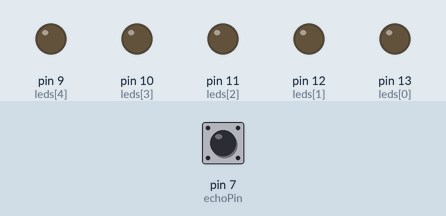
Bench run of a sketch on a simulated Arduino Uno, built with avr-gcc and run on an emulated ATmega328P. Shown: output pins drawn as LEDs (lit = HIGH). The inputs (shaded band) are chosen by the test bench; at power-on: pin 7 (echoPin) LOW. Pins used as bus, display or sensor lines are not drawn; what the sketch prints to the serial monitor is not drawn.

Above: at 1.2 s.
1.3 s: pin 7 (echoPin) pulsed HIGH 2 times (0.12 s each, 0.3 s apart)
At 2.4 s:
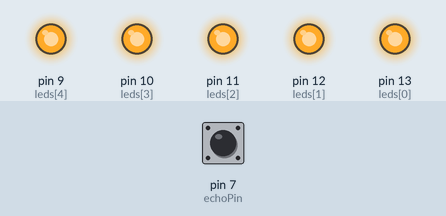
Timing chart, 0 to 4.7 s (numbered marks = the images above; inputs shaded):
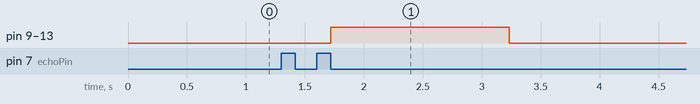

The sketch:

Lab5-UltraSonic-Q2.ino
```cpp
int trigPin = 6;
int echoPin = 7;
int leds[5] = { 13, 12, 11, 10, 9 };
int lightLeds[5] = { 0, 0, 0, 0, 0 };

int distance = 0;
long duration;

void setup() {
  // have trig as output and echo as input
  pinMode(trigPin, OUTPUT);
  pinMode(echoPin, INPUT);
  // Set leds as output
  for (int i = 0; i < 5; i++) {
    pinMode(leds[i], OUTPUT);
  }
  Serial.begin(9600);
}

void loop() {


  digitalWrite(trigPin, LOW);
  delay(2);

  // releases sound wave with a delay of 10 milliseconds
  digitalWrite(trigPin, HIGH);
  delay(10);
  digitalWrite(trigPin, LOW);

  // returns the sound wave travel time
  duration = pulseIn(echoPin, HIGH);

  distance = duration * 0.034 / 2;  // calculates distance in cm
  Serial.println(distance);
  Serial.print("cm");

  // use switch case
  // for every 20 cm a led will light up
  // 5 leds lit up will equate to 100cm

  // use seperate array and in the switch case set the leds that light up to 1 and those
  // that should be off to 0
  // the code will check if it's 1 or 0 to light up the leds
  if (distance >= 0 && distance < 20) {
    for (int i = 0; i < 5; i++) {
      lightLeds[i] = 0;
    }
  } else if (distance >= 20 && distance < 40) {
    for (int i = 0; i < 5; i++) {
      if (i == 0) {
        lightLeds[i] = 1;
      } else {
        lightLeds[i] = 0;
      }
    }
  } else if (distance >= 40 && distance < 60) {
    for (int i = 0; i < 5; i++) {
      if (i >= 0 && i <= 1) {
        lightLeds[i] = 1;
      } else {
        lightLeds[i] = 0;
      }
    }
  } else if (distance >= 60 && distance < 80) {
    for (int i = 0; i < 5; i++) {
      if (i >= 0 && i <= 2) {
        lightLeds[i] = 1;
      } else {
        lightLeds[i] = 0;
      }
    }
  } else if (distance >= 80 && distance < 100) {
    for (int i = 0; i < 5; i++) {
      if (i >= 0 && i <= 3) {
        lightLeds[i] = 1;
      } else {
        lightLeds[i] = 0;
      }
    }
  } else if (distance >= 100) {
    for (int i = 0; i < 5; i++) {
      lightLeds[i] = 1;
    }
  }
  led();
  delay(500);
}

void led() {
  for (int i = 0; i < 5; i++) {
    if (lightLeds[i] == 1) {
      digitalWrite(leds[i], HIGH);
    } else {
      digitalWrite(leds[i], LOW);
    }
  }
}
```

Measured:
- after the input at 1.3 s, pin 9 (leds[4]), pin 10 (leds[3]), pin 11 (leds[2]), pin 12 (leds[1]), pin 13 (leds[0]): LOW → HIGH after 0.42 s, → LOW 1.5 s later
